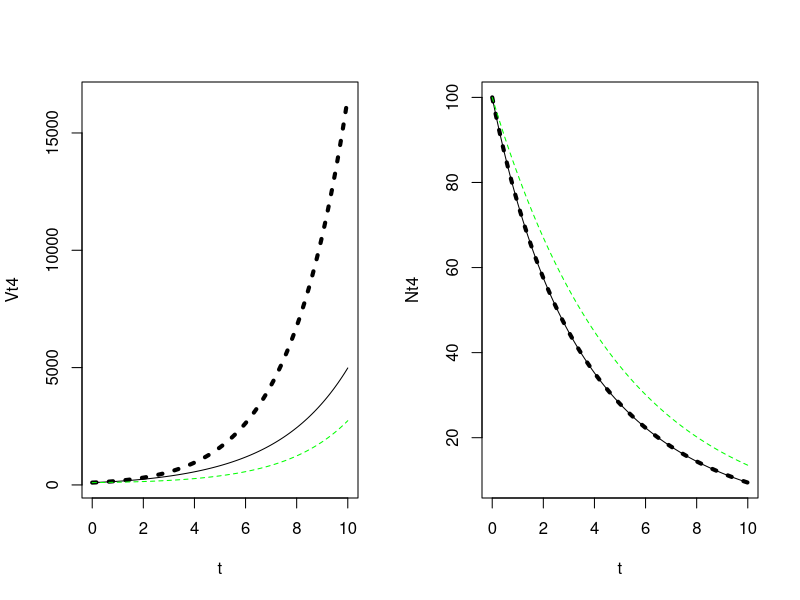

Here is the R script that generated this plot:
# This is to check that my solutions to model4's ODEs are correct
# 10 Oct 2011

# E(N(t)) is expected number of individuals left in the stream
# V(t) is the variance in the number left

# ODEs for dE(N)/dt and dV/dt:
# dE(N)/dt = f(E(N))
# dV/dt = -2f'(N)V + f(N)
# from Carl Boettiger

# model1 and my analytical solutions:
# dN/dt = -mN - aN^2
# N(t) = m / ((m/N0 + a) * exp(t*m) - a)
# dV/dt = -2(-m - 2aN)V - mN - aN^2
# V(t) = N(t)(m + aN(t)) / (2(m + 2aN(t))) + 
#		(V0 - N0(m + aN0) / (2(m + 2aN0))) exp(2t(m + 2aN(t)))

# initial number and parameters:
N0 = 100
V0 = 100 # not sure what V0 should be!
m = 0.2 # emigration rate
a = 0.001
t = seq(0,10, by=0.1) # timesteps

# analytical solutions for N(t) and V(t):
Nt4 = m / ((m/N0 + a) * exp(t*m) - a)
Vt4 = Nt4 * (m + a*Nt4) / (2*(m + 2*a*Nt4)) + 
		(V0 - N0*(m + a*N0) / (2*(m + 2*a*N0))) * exp(2*t*(m + 2*a*Nt4))

# also solve model1 for comparison
Nt1 = N0 * exp(-m * t)
Vt1 = Nt1 / 2 + (V0 - N0/2) * exp(2 * m * t)


# Numerically simulate ODEs to test analytical solutions:
require(deSolve)

model1 = function(t, x, parms) {
	with( as.list( c(parms, x)), {
		dn.dt = -m*N - a * N^2						# dN/dt
		dv.dt = (2*m + 4*a*N) * V - m*N - a*N^2		# dV/dt
		res = c(dn.dt, dv.dt)
		list(res)
	})
}

parms = c(N0 = N0, V0 = V0, m = m, a=a)
start = c(N = N0, V = V0)
# run the model:
out.model4 = as.data.frame(lsoda(start, times=t, model1, parms))


# graphically compare numerical and analytical results
# solid line = analytical results
# dashes = numerical results
# green dashes = model1 analytical results
par(mfrow=c(1,2))
# plot variance
plot(Vt4 ~ t, type='l', 
	ylim=c(min(c(Vt4, out.model4$V)), max(c(Vt4, out.model4$V))))
points(out.model4$time, out.model4$V, type='l', lty=3, lwd=4)
points(Vt1 ~ t, type='l', lty=2, lwd=1, col='green')

# plot E(N)
plot(Nt4 ~ t, type='l')
points(out.model4$time, out.model4$N, type='l', lty=3, lwd=4)
points(Nt1 ~ t, type='l', lty=2, lwd=1, col='green')
# green should overlay black when a = 0
